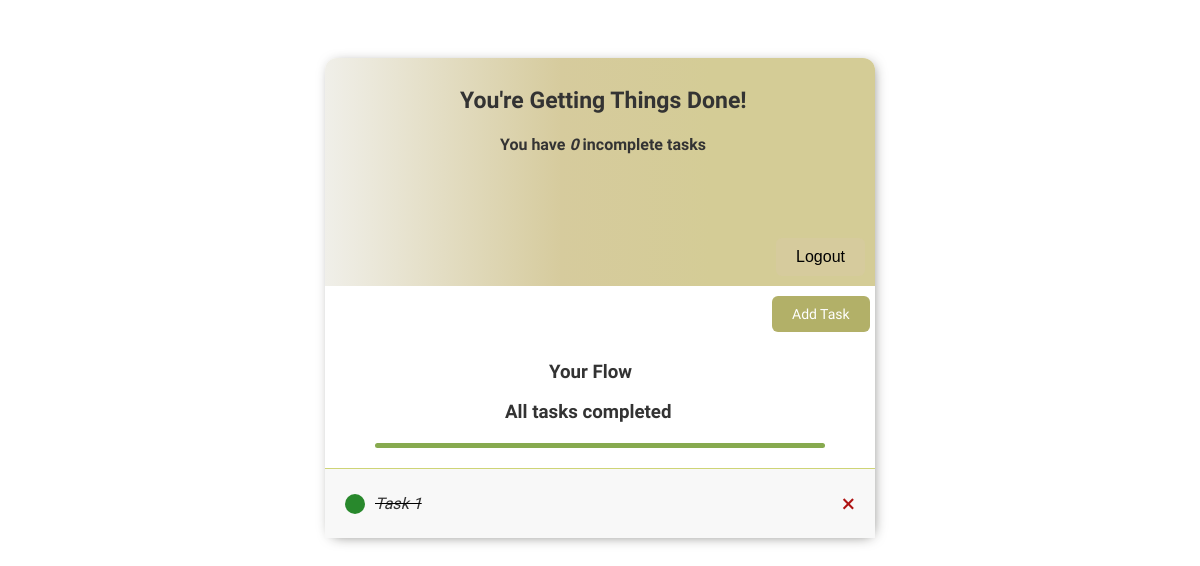
The app's page / (signed in), older data.
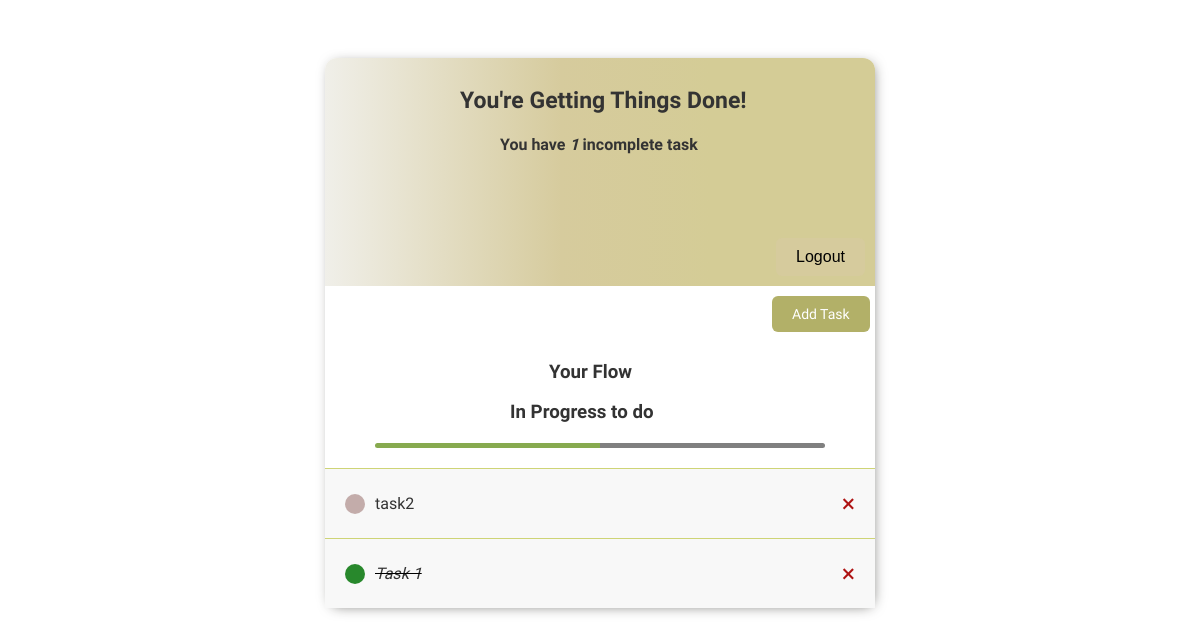
The same page, newer data.
### base/models.py (models this page shows)
class Task(models.Model):
    user = models.ForeignKey(User, on_delete=models.CASCADE, null=True, blank=True)  # Link to the user who created the task
    title = models.CharField(max_length=200)  # Title of the task
    description = models.TextField(null=True, blank=True)  # Description of the task
    complete = models.BooleanField(default=False)  # Status of the task
    create =  models.DateTimeField(auto_now_add=True)  # Timestamp when the task was created
    def __str__(self):
        return self.title
    class Meta:
        ordering = ['complete']

### base/views.py (the view)
class TaskList(LoginRequiredMixin, ListView):
    model = Task
    context_object_name = 'tasks'
    def get_context_data(self, **kwargs):
        context = super().get_context_data(**kwargs)
        context['tasks'] = context['tasks'].filter(user=self.request.user)
        context['count'] = context['tasks'].filter(complete=False).count()
        return context

### base/templates/base/task_list.html (shortened to what this page needs)
{% extends 'base/main.html' %}
{% block content %}
<div class="header-bar">
    <div >
            <h2  style="margin-left: 125px; font-size: 23px;">You're Getting Things Done!</h2>
            <h4 style="margin-left: 165px;">You have <i>{{count}}</i> incomplete task{{ count|pluralize:"s" }}</h4>
    </div>
    {% if request.user.is_authenticated %}
    <form action="{% url 'logout' %}" method="post" style="display:inline; margin-top:170px;">
        <button type="submit"
            style="
             background-color: #d6cb9d;
             color: #000;
             padding: 10px 20px;
             border: none;
             border-radius: 6px;
             cursor: pointer;
             font-size: 16px;
             font-weight: semibold;
        "
            onmouseover="this.style.backgroundColor='#c0b585'"
            onmouseout="this.style.backgroundColor='#d6cb9d'">
            Logout
        </button>
    </form>
    {% else %}
    <a href="{% url 'login' %}">Login</a>
    {% endif %}
</div>
<div>
    <a  id="id-link" href="{% url 'task-create' %}">Add Task</a>
</div>
<h3 style="margin-left: 224px; align-content: center;">Your Flow</h3>
{% if tasks|length == 0 %}
    <h3 style="margin-bottom:20px ; margin-left: 196px; ">No tasks to show</h3>
    <div class="progress todo"></div>
{% elif count == 0 %}
    <h3 style="margin-bottom:20px ; margin-left: 180px;">All tasks completed</h3>
    <div class="progress done"></div>
{% elif count == tasks|length %}
    <h3 style="margin-bottom:20px ; margin-left: 246px; padding-bottom: 30px; align-content: center;">To do</h3>
    <div class="progress todo"></div>
{% elif count < tasks|length %}
    <h3 style="margin-bottom:20px ; margin-left: 185px;">In Progress to do</h3>
    <div class="progress in-progress"></div>
{% endif %}
<div class = "task-items-wrapper">
    {% for task in tasks %}
    <div class ="task-wrapper">
        {% if task.complete %}
        <div class ="task-title">
            <div class = "task-complete-icon"></div>
            <i><s><a href="{% url 'task-update' task.id %}">{{task}}</a></s></i>
        </div>
        <a class = "delete-link" href= "{% url 'task-delete' task.id %}">&#215;</a>
        {% else %}
        <div class ="task-title">
            <div class = "task-incomplete-icon"></div>
            <a href="{% url 'task-update' task.id %}">{{task}}</a>
        </div>
        <a class = "delete-link" href= "{% url 'task-delete' task.id %}">&#215;</a>
        {% endif %}
    </div>
    {% endfor %}
</div>
{% endblock content %}

### base/templates/base/main.html (shortened to what this page needs)
<!DOCTYPE html>
<html>
    <head>
        <link rel="stylesheet" href="">
    </head>
    <body>
        <div class="container">
            {% block content %}
            {% endblock content %}
        </div>
    </body>
 </html>

### base/templates/base/main.html (style rules this page uses)
body { background-color: #fff; font-family: 'Raleway', sans-serif; padding : 50px; }
h1, h2, h3, h4, h5 { font-family:'Ubuntu', sans-serif; color: #333; }
a, p { font-family: 'Ubuntu', sans-serif; color: #555; }
.container { max-width: 550px; margin: auto; padding: 0px; border-radius: 12px 12px 12px 12px; background-color: #ffffff; -webkit-box-shadow: 2px 2px 13px -4px rgba(108, 107, 104, 0.934); box-shadow : 2px 2px 13px -4pxr gba(108, 107, 104, 0.934); }
.header-bar { padding: 10px; display: flex; color: bisque; justify-content: space-between; border-radius: 12px 12px 0 0px; background : linear-gradient(90deg, #f0efe9 0%, #d6cb9d 43%, #d4cc96 70%); }
.task-wrapper { display: flex; justify-content: space-between; align-items: center; padding: 20px; border-top: 1px solid #ced476; background-color: #f8f8f8; }
.task-title { display: flex; }
.task-title a { text-decoration: none; color: #333; margin-left: 10px; }
.task-complete-icon { width: 20px; height: 20px; background-color: #28882c; border-radius: 50%; }
.task-incomplete-icon { width: 20px; height: 20px; background-color: #c3acaa; border-radius: 50%; }
.delete-link { text-decoration: none; color: #ae1313; text-decoration: none; font-weight: 400; font-size: 25px; }
.progress { width: 450px; height: 5px; border-radius: 5px; margin: 20px auto; background-color: grey; }
.progress.in-progress { background: linear-gradient(to right, rgb(135, 170, 79) 50%, grey 50%); }

### base/templates/base/task_list.html (style rules this page uses)
#id-link { display: inline-block; background-color: #b2b068; color: white; padding: 10px 20px; border: none; border-radius: 6px; text-decoration: none; font-size: 14px; cursor: pointer; margin-left: 447px; margin-top: 10px; margin-bottom: 10px; }

Row changes from the older to the newer data that the page shows:
added Task: title "task2"
Text that changed along with them:
{{ count }}: "0" → "1"
text no longer shown: "All tasks completed"
text now shown: "In Progress to do"
